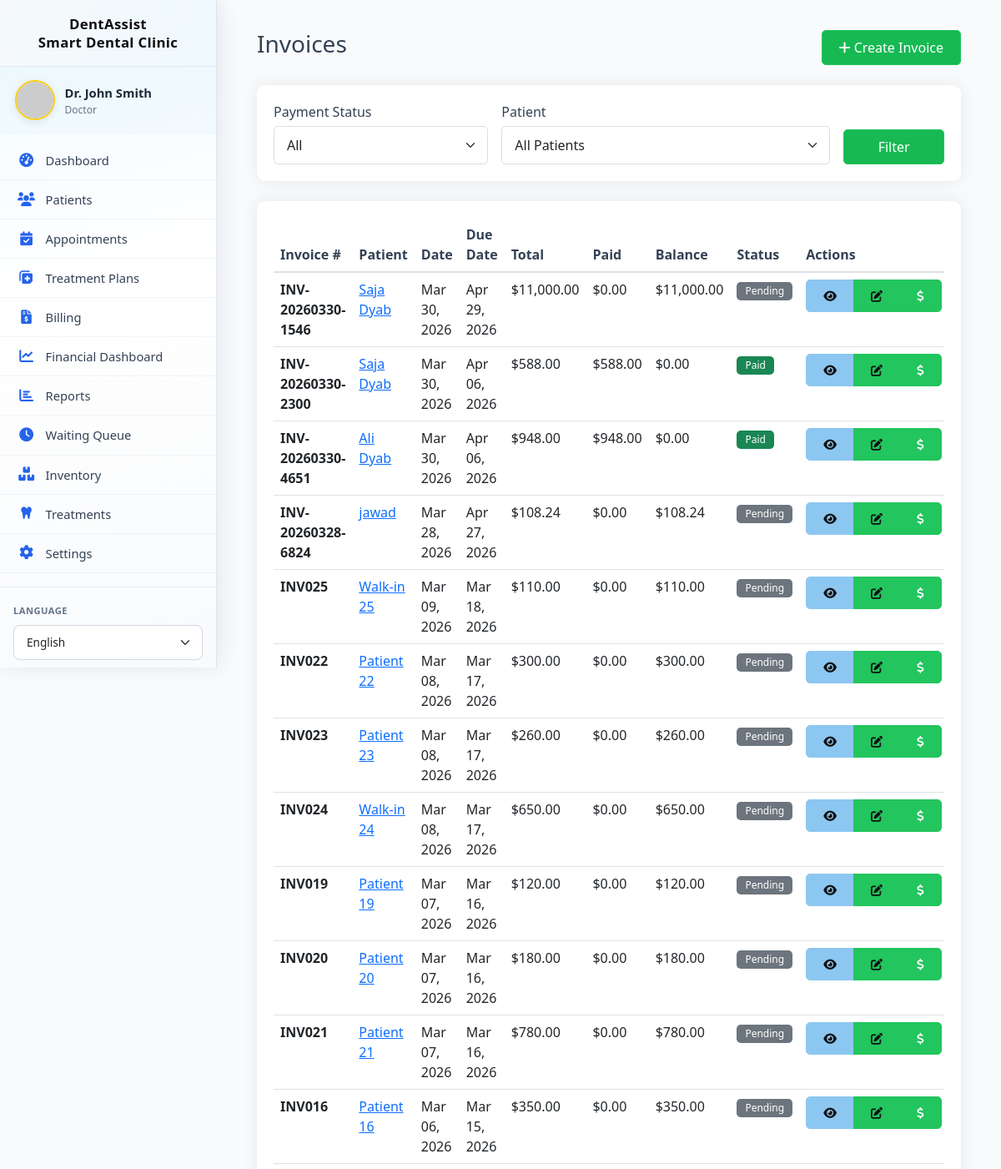
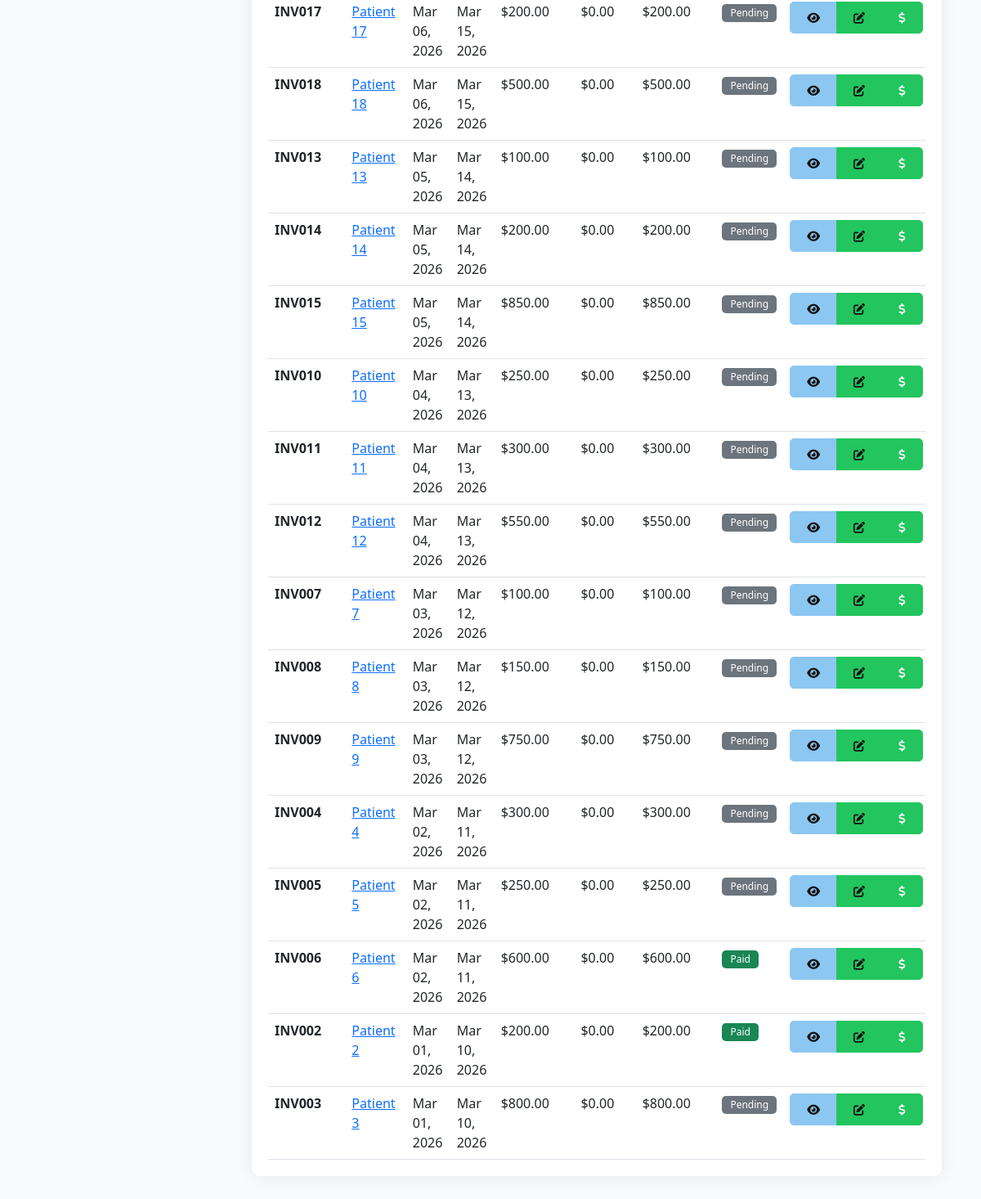
The page /billing/invoices.php (signed in) on the database its author committed (2 pictures, top to bottom).
### tables this page shows
CREATE TABLE `invoices` (
  `id` int(11) NOT NULL,
  `invoice_number` varchar(50) NOT NULL,
  `patient_id` int(11) NOT NULL,
  `appointment_id` int(11) DEFAULT NULL,
  `invoice_date` date NOT NULL,
  `due_date` date NOT NULL,
  `subtotal` decimal(10,2) NOT NULL,
  `discount_type` enum('percentage','fixed') DEFAULT 'fixed',
  `discount_value` decimal(10,2) DEFAULT 0.00,
  `discount_amount` decimal(10,2) GENERATED ALWAYS AS (case when `discount_type` = 'percentage' then `subtotal` * `discount_value` / 100 else `discount_value` end) VIRTUAL,
  `tax_rate` decimal(5,2) DEFAULT 0.00,
  `tax_amount` decimal(10,2) GENERATED ALWAYS AS ((`subtotal` - `discount_amount`) * `tax_rate` / 100) VIRTUAL,
  `total_amount` decimal(10,2) GENERATED ALWAYS AS (`subtotal` - `discount_amount` + `tax_amount`) VIRTUAL,
  `paid_amount` decimal(10,2) DEFAULT 0.00,
  `balance_due` decimal(10,2) GENERATED ALWAYS AS (`total_amount` - `paid_amount`) VIRTUAL,
  `insurance_type` varchar(50) DEFAULT NULL,
  `insurance_claim_id` varchar(100) DEFAULT NULL,
  `insurance_coverage` decimal(10,2) DEFAULT 0.00,
  `insurance_status` enum('pending','approved','denied','paid') DEFAULT 'pending',
  `payment_status` enum('paid','partial','pending','overdue','cancelled') DEFAULT 'pending',
  `payment_method` enum('cash','card','insurance','online','check') DEFAULT NULL,
  `notes` text DEFAULT NULL,
  `created_at` timestamp NOT NULL DEFAULT current_timestamp(),
  `created_by` int(11) DEFAULT NULL,
  `paid_at` timestamp NULL DEFAULT NULL
);

CREATE TABLE `patients` (
  `id` int(11) NOT NULL,
  `user_id` int(11) DEFAULT NULL,
  `full_name` varchar(100) NOT NULL,
  `date_of_birth` date DEFAULT NULL,
  `gender` enum('male','female','other') DEFAULT NULL,
  `phone` varchar(20) DEFAULT NULL,
  `email` varchar(100) DEFAULT NULL,
  `emergency_contact_name` varchar(100) DEFAULT NULL,
  `emergency_contact_phone` varchar(20) DEFAULT NULL,
  `emergency_contact_relation` varchar(50) DEFAULT NULL,
  `insurance_provider` varchar(100) DEFAULT NULL,
  `insurance_id` varchar(50) DEFAULT NULL,
  `insurance_type` enum('Private','Social Security','Medicaid','None') DEFAULT 'None',
  `insurance_coverage` int(11) DEFAULT 0,
  `medical_history` text DEFAULT NULL,
  `allergies` text DEFAULT NULL,
  `current_medications` text DEFAULT NULL,
  `past_surgeries` text DEFAULT NULL,
  `chronic_conditions` text DEFAULT NULL,
  `dental_history` text DEFAULT NULL,
  `previous_dentist` varchar(100) DEFAULT NULL,
  `last_visit_date` date DEFAULT NULL,
  `address_line1` varchar(255) DEFAULT NULL,
  `address_line2` varchar(255) DEFAULT NULL,
  `address` varchar(500) DEFAULT NULL,
  `city` varchar(100) DEFAULT NULL,
  `state` varchar(50) DEFAULT NULL,
  `postal_code` varchar(20) DEFAULT NULL,
  `country` varchar(50) DEFAULT 'USA',
  `points` int(11) DEFAULT 0,
  `subscription_type` enum('none','basic','premium','family') DEFAULT 'none',
  `subscription_start_date` date DEFAULT NULL,
  `subscription_end_date` date DEFAULT NULL,
  `referral_code` varchar(20) DEFAULT NULL,
  `referred_by` int(11) DEFAULT NULL,
  `created_at` timestamp NOT NULL DEFAULT current_timestamp(),
  `updated_at` timestamp NOT NULL DEFAULT current_timestamp() ON UPDATE current_timestamp(),
  `created_by` int(11) DEFAULT NULL,
  `subscription_status` enum('none','pending','active','expired') DEFAULT 'none'
);

### includes/db.php (called while the page is built, shortened)
<?php
class Database {
    private $host = DB_HOST;
    private $user = DB_USER;
    private $pass = DB_PASS;
    private $dbname = DB_NAME;
    private $conn;
    private static $instance = null;
    private function __construct() {
        try {
            $this->conn = new mysqli($this->host, $this->user, $this->pass, $this->dbname);
            $this->conn->set_charset("utf8mb4");
        } catch (Exception $e) {
            die("Database connection error: " . $e->getMessage());
        }
    }
    public static function getInstance() {
        if (self::$instance == null) {
            self::$instance = new Database();
        }
        return self::$instance;
    }
    public function query($sql, $params = [], $types = "") {
        $stmt = $this->conn->prepare($sql);
        if (!empty($params)) {
            if (empty($types)) {
                $types = $this->determineTypes($params);
            }
            $stmt->bind_param($types, ...$params);
        }
        if (!$stmt->execute()) {
            $err = $stmt->error ?: $this->conn->error;
            throw new Exception('Query failed: ' . $err);
        }
        return $stmt;
    }
    private function determineTypes($params) {
        $types = '';
        foreach ($params as $param) {
            if (is_int($param)) {
                $types .= 'i';
            } elseif (is_float($param)) {
                $types .= 'd';
            } elseif (is_string($param)) {
                $types .= 's';
            } else {
                $types .= 'b';
            }
        }
        return $types;
    }
    public function fetchAll($sql, $params = [], $types = "") {
        $stmt = $this->query($sql, $params, $types);
        $result = $stmt->get_result();
        if ($result) {
            return $result->fetch_all(MYSQLI_ASSOC);
        }
        return [];
    }
}
?>

### api/_helpers.php (called while the page is built, shortened)
<?php
function repo_patient_list_for_select(int $limit = 0): array
{
    $db = Database::getInstance();
    return $db->fetchAll('SELECT id, full_name FROM patients ORDER BY full_name');
}

### includes/functions.php (called while the page is built, shortened)
<?php
require_once __DIR__ . '/db.php';
function formatDate($date, $format = 'M d, Y')
{
    $s = trim((string) $date);
    try {
        $dateObj = new DateTime($date);
        $y = (int) $dateObj->format('Y');
        return $dateObj->format($format);
    } catch (Exception $e) {
        return 'Not set';
    }
}
function formatCurrency($amount)
{
    return '$' . number_format($amount, 2);
}

### billing/invoices.php (the view, shortened to what this page needs)
<?php
require_once __DIR__ . '/../api/_helpers.php';
$db = Database::getInstance();
$where = ["1=1"];
$params = [];
$types = "";
$whereClause = implode(" AND ", $where);
$invoices = $db->fetchAll(
    "SELECT i.*, p.full_name as patient_name
     FROM invoices i
     JOIN patients p ON i.patient_id = p.id
     WHERE $whereClause
     ORDER BY i.invoice_date DESC",
    $params,
    $types
);
include '../layouts/header.php';
?>
<div class="container-fluid">
    <div class="d-flex justify-content-between align-items-center mb-4">
        <h1 class="h3">Invoices</h1>
        <a href="create_invoice.php" class="btn btn-primary">
            <i class="fas fa-plus"></i> Create Invoice
        </a>
    </div>
    <div class="card mb-4">
        <div class="card-body">
            <form method="GET" class="row g-3">
                <div class="col-md-4">
                    <label class="form-label">Payment Status</label>
                    <select class="form-select" name="status">
                        <option value="">All</option>
                    </select>
                </div>
                <div class="col-md-6">
                    <label class="form-label">Patient</label>
                    <select class="form-select" name="patient_id">
                        <option value="">All Patients</option>
                    </select>
                </div>
                <div class="col-md-2 d-flex align-items-end">
                    <button type="submit" class="btn btn-primary w-100">Filter</button>
                </div>
            </form>
        </div>
    </div>
    <div class="card">
        <div class="card-body">
            <?php if (empty($invoices)): ?>
                <p class="text-muted text-center py-4">No invoices found.</p>
            <?php else: ?>
                <div class="table-responsive">
                    <table class="table table-hover">
                        <thead>
                            <tr>
                                <th>Invoice #</th>
                                <th>Patient</th>
                                <th>Date</th>
                                <th>Due Date</th>
                                <th>Total</th>
                                <th>Paid</th>
                                <th>Balance</th>
                                <th>Status</th>
                                <th>Actions</th>
                            </tr>
                        </thead>
                        <tbody>
                            <?php foreach ($invoices as $inv): ?>
                                <tr>
                                    <td><strong><?php echo $inv['invoice_number']; ?></strong></td>
                                    <td>
                                        <a href="../patients/view.php?id=<?php echo $inv['patient_id']; ?>">
                                            <?php echo htmlspecialchars($inv['patient_name']); ?>
                                        </a>
                                    </td>
                                    <td><?php echo formatDate($inv['invoice_date']); ?></td>
                                    <td><?php echo formatDate($inv['due_date']); ?></td>
                                    <td><?php echo formatCurrency($inv['total_amount']); ?></td>
                                    <td><?php echo formatCurrency($inv['paid_amount']); ?></td>
                                    <td><?php echo formatCurrency($inv['balance_due']); ?></td>
                                    <td>
                                        <?php
                                        $statusColors = [
                                            'paid' => 'success',
                                            'partial' => 'warning',
                                            'pending' => 'secondary',
                                            'overdue' => 'danger',
                                            'cancelled' => 'dark'
                                        ];
                                        $color = $statusColors[$inv['payment_status']] ?? 'secondary';
                                        ?>
                                        <span class="badge bg-<?php echo $color; ?>"><?php echo ucfirst($inv['payment_status']); ?></span>
                                    </td>
                                    <td>
                                        <div class="btn-group">
                                            <a href="invoice_view.php?id=<?php echo $inv['id']; ?>" class="btn btn-sm btn-info">
                                                <i class="fas fa-eye"></i>
                                            </a>
                                            <a href="edit_invoice.php?id=<?php echo $inv['id']; ?>" class="btn btn-sm btn-warning">
                                                <i class="fas fa-edit"></i>
                                            </a>
                                            <button class="btn btn-sm btn-success" onclick="recordPayment(<?php echo $inv['id']; ?>)">
                                                <i class="fas fa-dollar-sign"></i>
                                            </button>
                                        </div>
                                    </td>
                                </tr>
                            <?php endforeach; ?>
                        </tbody>
                    </table>
                </div>
            <?php endif; ?>
        </div>
    </div>
</div>
<?php include '../layouts/footer.php'; ?>

### rows shown on the page
invoices: invoice_number "INV-20260330-1546", patient.full_name "Saja Dyab", invoice_date "Mar 30, 2026", due_date "Apr 29, 2026", total_amount "$11,000.00", paid_amount "$0.00", balance_due "$11,000.00", payment_status "Pending"
invoices: invoice_number "INV-20260330-2300", patient.full_name "Saja Dyab", invoice_date "Mar 30, 2026", due_date "Apr 06, 2026", total_amount "$588.00", paid_amount "$588.00", balance_due "$0.00", payment_status "Paid"
invoices: invoice_number "INV-20260330-4651", patient.full_name "Ali Dyab", invoice_date "Mar 30, 2026", due_date "Apr 06, 2026", total_amount "$948.00", paid_amount "$948.00", balance_due "$0.00", payment_status "Paid"
invoices: invoice_number "INV-20260328-6824", patient.full_name "jawad", invoice_date "Mar 28, 2026", due_date "Apr 27, 2026", total_amount "$108.24", paid_amount "$0.00", balance_due "$108.24", payment_status "Pending"
invoices: invoice_number "INV025", patient.full_name "Walk-in 25", invoice_date "Mar 09, 2026", due_date "Mar 18, 2026", total_amount "$110.00", paid_amount "$0.00", balance_due "$110.00", payment_status "Pending"
invoices: invoice_number "INV022", patient.full_name "Patient 22", invoice_date "Mar 08, 2026", due_date "Mar 17, 2026", total_amount "$300.00", paid_amount "$0.00", balance_due "$300.00", payment_status "Pending"
invoices: invoice_number "INV023", patient.full_name "Patient 23", invoice_date "Mar 08, 2026", due_date "Mar 17, 2026", total_amount "$260.00", paid_amount "$0.00", balance_due "$260.00", payment_status "Pending"
invoices: invoice_number "INV024", patient.full_name "Walk-in 24", invoice_date "Mar 08, 2026", due_date "Mar 17, 2026", total_amount "$650.00", paid_amount "$0.00", balance_due "$650.00", payment_status "Pending"
invoices: invoice_number "INV019", patient.full_name "Patient 19", invoice_date "Mar 07, 2026", due_date "Mar 16, 2026", total_amount "$120.00", paid_amount "$0.00", balance_due "$120.00", payment_status "Pending"
invoices: invoice_number "INV020", patient.full_name "Patient 20", invoice_date "Mar 07, 2026", due_date "Mar 16, 2026", total_amount "$180.00", paid_amount "$0.00", balance_due "$180.00", payment_status "Pending"
invoices: invoice_number "INV021", patient.full_name "Patient 21", invoice_date "Mar 07, 2026", due_date "Mar 16, 2026", total_amount "$780.00", paid_amount "$0.00", balance_due "$780.00", payment_status "Pending"
invoices: invoice_number "INV016", patient.full_name "Patient 16", invoice_date "Mar 06, 2026", due_date "Mar 15, 2026", total_amount "$350.00", paid_amount "$0.00", balance_due "$350.00", payment_status "Pending"
invoices: invoice_number "INV017", patient.full_name "Patient 17", invoice_date "Mar 06, 2026", due_date "Mar 15, 2026", total_amount "$200.00", paid_amount "$0.00", balance_due "$200.00", payment_status "Pending"
invoices: invoice_number "INV018", patient.full_name "Patient 18", invoice_date "Mar 06, 2026", due_date "Mar 15, 2026", total_amount "$500.00", paid_amount "$0.00", balance_due "$500.00", payment_status "Pending"
invoices: invoice_number "INV013", patient.full_name "Patient 13", invoice_date "Mar 05, 2026", due_date "Mar 14, 2026", total_amount "$100.00", paid_amount "$0.00", balance_due "$100.00", payment_status "Pending"
invoices: invoice_number "INV014", patient.full_name "Patient 14", invoice_date "Mar 05, 2026", due_date "Mar 14, 2026", total_amount "$200.00", paid_amount "$0.00", balance_due "$200.00", payment_status "Pending"
invoices: invoice_number "INV015", patient.full_name "Patient 15", invoice_date "Mar 05, 2026", due_date "Mar 14, 2026", total_amount "$850.00", paid_amount "$0.00", balance_due "$850.00", payment_status "Pending"
invoices: invoice_number "INV010", patient.full_name "Patient 10", invoice_date "Mar 04, 2026", due_date "Mar 13, 2026", total_amount "$250.00", paid_amount "$0.00", balance_due "$250.00", payment_status "Pending"
invoices: invoice_number "INV011", patient.full_name "Patient 11", invoice_date "Mar 04, 2026", due_date "Mar 13, 2026", total_amount "$300.00", paid_amount "$0.00", balance_due "$300.00", payment_status "Pending"
invoices: invoice_number "INV012", patient.full_name "Patient 12", invoice_date "Mar 04, 2026", due_date "Mar 13, 2026", total_amount "$550.00", paid_amount "$0.00", balance_due "$550.00", payment_status "Pending"
invoices: invoice_number "INV007", patient.full_name "Patient 7", invoice_date "Mar 03, 2026", due_date "Mar 12, 2026", total_amount "$100.00", paid_amount "$0.00", balance_due "$100.00", payment_status "Pending"
invoices: invoice_number "INV008", patient.full_name "Patient 8", invoice_date "Mar 03, 2026", due_date "Mar 12, 2026", total_amount "$150.00", paid_amount "$0.00", balance_due "$150.00", payment_status "Pending"
invoices: invoice_number "INV009", patient.full_name "Patient 9", invoice_date "Mar 03, 2026", due_date "Mar 12, 2026", total_amount "$750.00", paid_amount "$0.00", balance_due "$750.00", payment_status "Pending"
invoices: invoice_number "INV004", patient.full_name "Patient 4", invoice_date "Mar 02, 2026", due_date "Mar 11, 2026", total_amount "$300.00", paid_amount "$0.00", balance_due "$300.00", payment_status "Pending"
invoices: invoice_number "INV005", patient.full_name "Patient 5", invoice_date "Mar 02, 2026", due_date "Mar 11, 2026", total_amount "$250.00", paid_amount "$0.00", balance_due "$250.00", payment_status "Pending"
invoices: invoice_number "INV006", patient.full_name "Patient 6", invoice_date "Mar 02, 2026", due_date "Mar 11, 2026", total_amount "$600.00", paid_amount "$0.00", balance_due "$600.00", payment_status "Paid"
invoices: invoice_number "INV002", patient.full_name "Patient 2", invoice_date "Mar 01, 2026", due_date "Mar 10, 2026", total_amount "$200.00", paid_amount "$0.00", balance_due "$200.00", payment_status "Paid"
invoices: invoice_number "INV003", patient.full_name "Patient 3", invoice_date "Mar 01, 2026", due_date "Mar 10, 2026", total_amount "$800.00", paid_amount "$0.00", balance_due "$800.00", payment_status "Pending"

### other values the page prints
SITE_NAME "DentAssist Smart Dental Clinic"
$_SESSION['full_name'] "Dr. John Smith"
$role "Doctor"
__('dashboard', 'Dashboard') "Dashboard"
__('patients', 'Patients') "Patients"
__('appointments', 'Appointments') "Appointments"
__('treatment_plans', 'Treatment Plans') "Treatment Plans"
__('billing', 'Billing') "Billing"
__('financial_dashboard', 'Financial Dashboard') "Financial Dashboard"
__('reports', 'Reports') "Reports"
__('queue', 'Waiting Queue') "Waiting Queue"
__('inventory', 'Inventory') "Inventory"
__('treatments', 'Treatments') "Treatments"
__('settings', 'Settings') "Settings"
__('language', 'Language') "LANGUAGE"
